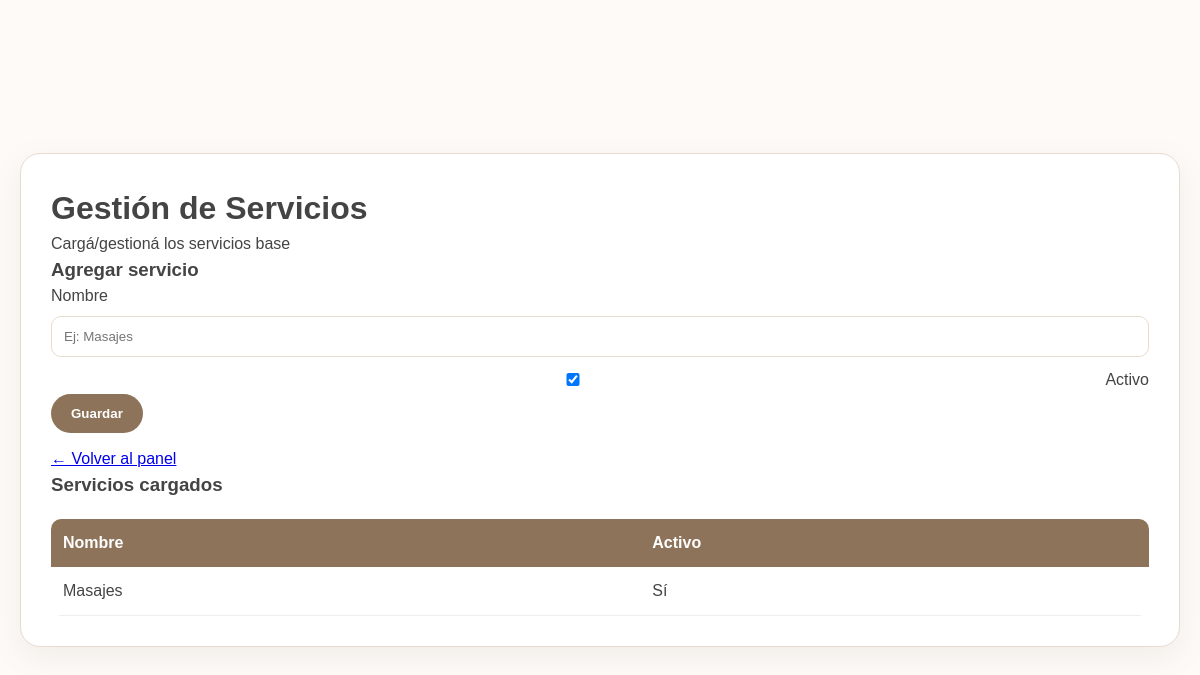
Page /admin/servicios (signed in) on the earlier database version.
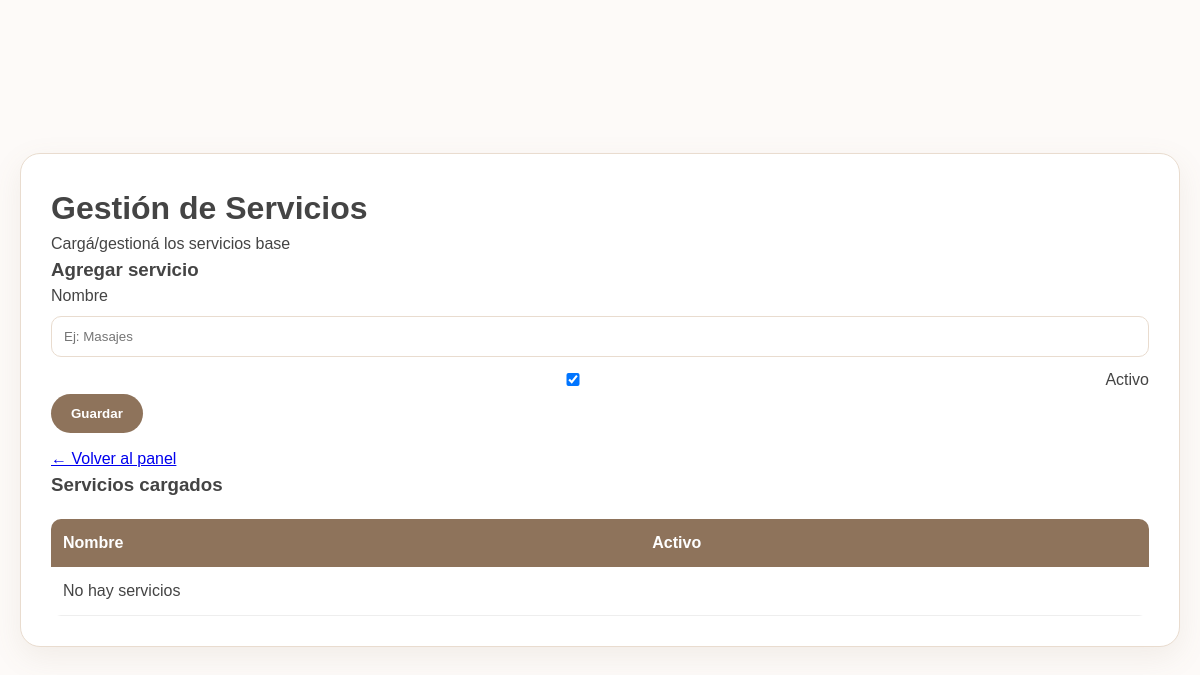
Same page on the later database version.
### app.py (models this page shows)
class Servicio(db.Model):
    id = db.Column(db.Integer, primary_key=True)
    nombre = db.Column(db.String(120), nullable=False)
    activo = db.Column(db.Boolean, default=True)

### app.py (the view, shortened to what this page needs)
@app.route("/admin/servicios", methods=["GET", "POST"])
@admin_required
def admin_servicios():
    servicios = Servicio.query.order_by(Servicio.nombre).all()
    return render_template("admin_servicios.html", servicios=servicios)

### app.py (called while the page is built)
def admin_required(f):
    @wraps(f)
    def wrapper(*args, **kwargs):
        if not session.get("is_admin"):
            return redirect(url_for("admin_login"))
        return f(*args, **kwargs)
    return wrapper

### templates/admin_servicios.html (shortened to what this page needs)
<!DOCTYPE html>
<html lang="es">
<head>
  <link rel="stylesheet" href="/static/style.css">
</head>
<body>
  <div class="admin-container">
    <div class="page-header">
      <h1>Gestión de Servicios</h1>
      <p class="subtitle">Cargá/gestioná los servicios base</p>
    </div>
    <div class="admin-grid">
      <div class="admin-card">
        <h3>Agregar servicio</h3>
        <form method="POST">
          <label>Nombre</label>
          <input type="text" name="nombre" placeholder="Ej: Masajes" required>
          <label style="display:flex; gap:10px; align-items:center;">
            <input type="checkbox" name="activo" checked>
            Activo
          </label>
          <button type="submit" class="btn-pro">Guardar</button>
        </form>
        <div style="margin-top:14px;">
          <a href="/admin">← Volver al panel</a>
        </div>
      </div>
      <div class="admin-card">
        <h3>Servicios cargados</h3>
        <div class="table-wrap">
          <table>
            <thead>
              <tr><th>Nombre</th><th>Activo</th></tr>
            </thead>
            <tbody>
              {% for s in servicios %}
                <tr>
                  <td>{{ s.nombre }}</td>
                  <td>{{ "Sí" if s.activo else "No" }}</td>
                </tr>
              {% else %}
                <tr><td colspan="2">No hay servicios</td></tr>
              {% endfor %}
            </tbody>
          </table>
        </div>
      </div>
    </div>
  </div>
</body>
</html>

Differences in the rows shown:
removed Servicio: nombre "Masajes", activo "Sí"
Other differences:
text now shown: "No hay servicios"
